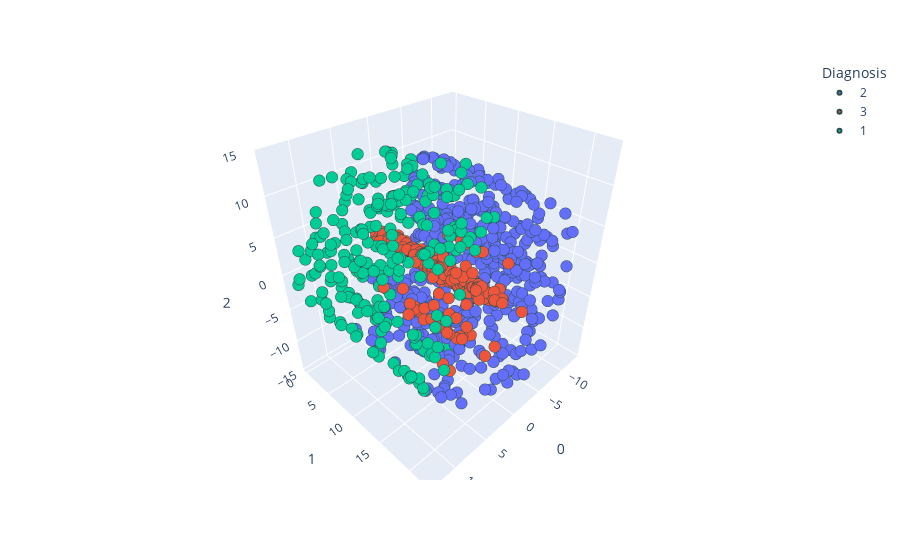

The code cell stored with this chart in its notebook:
### Code cell
# Lets see what our predictions look like after one epoch
produce_scatter_plot(X_test,predictions,[0,1,2])

### Figure 1 — Plotly figure (JSON) as saved in the notebook; plotly's stock layout.template omitted (floating-point values rounded to 4 significant figures; data arrays with more than 128 entries replaced by an {"elided": "..."} marker saying what was removed)
{"data": [{"hovertemplate": "Diagnosis=2<br>0=%{x}<br>1=%{y}<br>2=%{z}<extra></extra>", "legendgroup": "2", "marker": {"color": "#636efa", "line": {"color": "DarkSlateGrey", "width": 2}, "size": 4, "symbol": "circle"}, "mode": "markers", "name": "2", "scene": "scene", "showlegend": true, "type": "scatter3d", "x": {"elided": "500 float values"}, "y": {"elided": "500 float values"}, "z": {"elided": "500 float values"}}, {"hovertemplate": "Diagnosis=3<br>0=%{x}<br>1=%{y}<br>2=%{z}<extra></extra>", "legendgroup": "3", "marker": {"color": "#EF553B", "line": {"color": "DarkSlateGrey", "width": 2}, "size": 4, "symbol": "circle"}, "mode": "markers", "name": "3", "scene": "scene", "showlegend": true, "type": "scatter3d", "x": {"elided": "454 float values"}, "y": {"elided": "454 float values"}, "z": {"elided": "454 float values"}}, {"hovertemplate": "Diagnosis=1<br>0=%{x}<br>1=%{y}<br>2=%{z}<extra></extra>", "legendgroup": "1", "marker": {"color": "#00cc96", "line": {"color": "DarkSlateGrey", "width": 2}, "size": 4, "symbol": "circle"}, "mode": "markers", "name": "1", "scene": "scene", "showlegend": true, "type": "scatter3d", "x": {"elided": "246 float values"}, "y": {"elided": "246 float values"}, "z": {"elided": "246 float values"}}], "layout": {"legend": {"title": {"text": "Diagnosis"}, "tracegroupgap": 0}, "margin": {"t": 60}, "scene": {"domain": {"x": [0, 1], "y": [0, 1]}, "xaxis": {"title": {"text": "0"}}, "yaxis": {"title": {"text": "1"}}, "zaxis": {"title": {"text": "2"}}}}}
